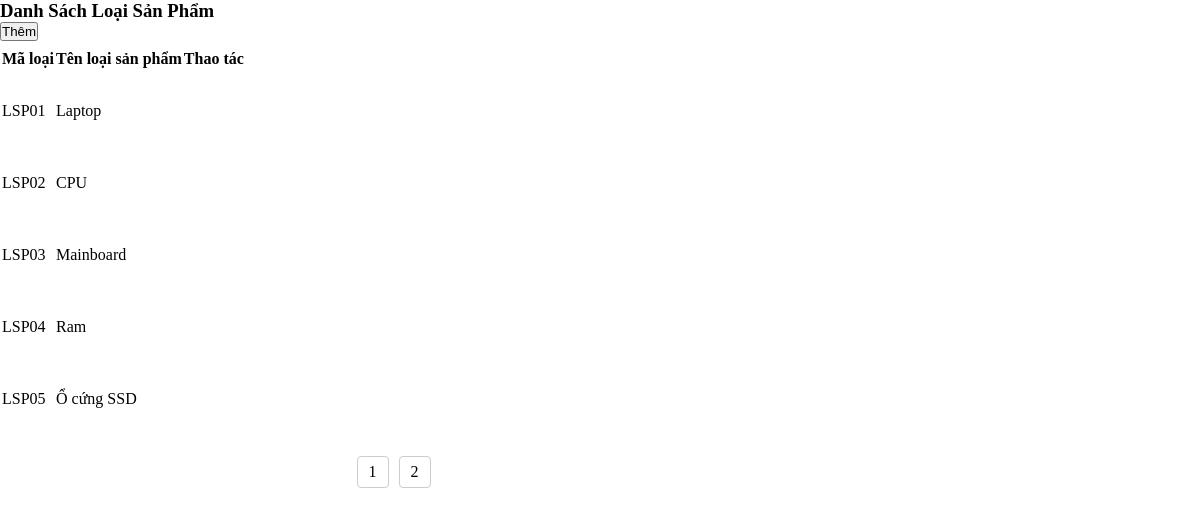
Screenshot of /webbanmaytinh/src/admin/modules/quanlyloaisanpham/hienthi.php with the database file from the repository.
### tables this page shows
CREATE TABLE IF NOT EXISTS `loaisanpham` (
  `maLoaiSanPham` varchar(50) NOT NULL,
  `tenLoaiSanPham` varchar(250) NOT NULL,
  PRIMARY KEY (`maLoaiSanPham`)
);

### webbanmaytinh/src/admin/modules/quanlyloaisanpham/hienthi.php (the view, shortened to what this page needs)
<?php
include '../././db/connect.php';
?>
<!DOCTYPE html>
<html lang="en">
<head>
    <link rel="stylesheet" href="./assets/css/style.css">
</head>
<body>
    <div class="content-header">
        <h3 class="content-title">Danh Sách Loại Sản Phẩm</h3>
        <button class="btn-add"><a class="title" href="?action=quanlyloaisanpham&&query=them"><i class="icon fa-solid fa-plus"></i>Thêm</a></button>
    </div>
    <table class="content-wrapper" style="min-height: 395px;">
        <tr class="content-list head">
            <td class="content-item width100 head"> <b class="title">Mã loại</b></td>
            <td class="content-item width200 head"> <b class="title">Tên loại sản phẩm</b></td>
            <td class="content-item width100 head"> <b class="title">Thao tác</b></td>
        </tr>
        <?php
        if (isset($_GET['page'])) {
            $page = $_GET['page'];
            $n = ($page - 1) * 5;
            if ($page == 1) {
                $sql = "SELECT maLoaiSanPham as id,tenLoaiSanPham as ten from loaisanpham order by id ASC limit 0,5 ";
            } else {
                $sql = "SELECT maLoaiSanPham as id,tenLoaiSanPham as ten from loaisanpham order by id ASC limit $n,5 ";
            }
        } else {
            $sql = "SELECT maLoaiSanPham as id,tenLoaiSanPham as ten from loaisanpham order by id ASC limit 0,5 ";
        }
        $result = mysqli_query($conn, $sql);
        while ($row = mysqli_fetch_array($result)) {
        ?>
            <tr class="content-list" style="height:70px">
                <td class="content-item width100"><?php echo $row['id'] ?></td>
                <td class="content-item width200"><?php echo $row['ten'] ?></td>
                <td class="content-item width100 handle">
                </td>
            </tr>
        <?php
        }
        ?>
    </table>
    <?php
    include 'pagination.php';
    ?>
</body>
</html>

### webbanmaytinh/assets/css/style.css (style rules this page uses)
* { margin: 0; padding: 0; }
:root { --grid-column-2:16.6667%; --grid-column-10:83.3333%; }
a { text-decoration: none; color: black; }

### rows the page displays
loaisanpham: maLoaiSanPham "LSP01", tenLoaiSanPham "Laptop"
loaisanpham: maLoaiSanPham "LSP02", tenLoaiSanPham "CPU"
loaisanpham: maLoaiSanPham "LSP03", tenLoaiSanPham "Mainboard"
loaisanpham: maLoaiSanPham "LSP04", tenLoaiSanPham "Ram"
loaisanpham: maLoaiSanPham "LSP05", tenLoaiSanPham "Ổ cứng SSD"
